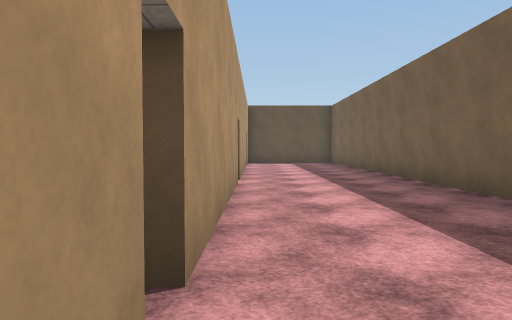
View 1 (above)

21 first-person views from a walk through a scene from a Unity 3-D project. The camera is 1.4 m above the floor, tilts 2° down and sees 70° across. The floor is counted in squares, 2 m on a side. Each view is taken from the middle of a square. On the plan, view 1 faces up. The plan holds only what a view shows up to about 11 squares ahead; the rest is blank. The place goes on beyond the plan. Some animated figures are left out. Surface patterns are stand-ins for the level's own textures.

View 2
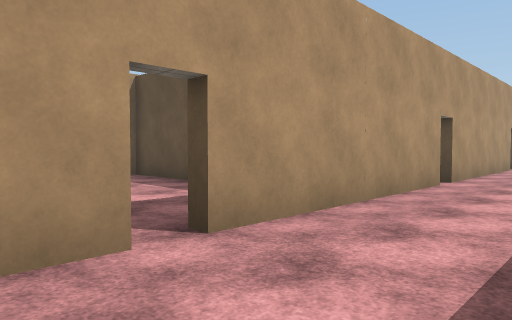

View 3
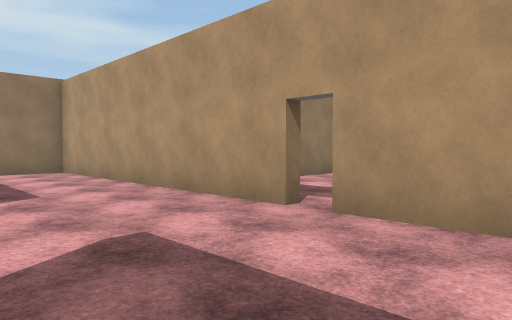

View 4
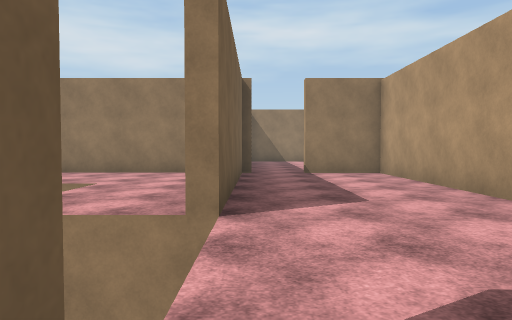

View 5
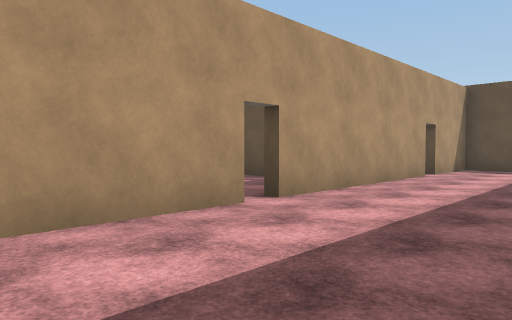

View 6
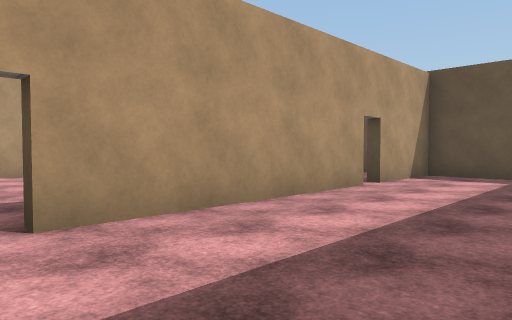

View 7
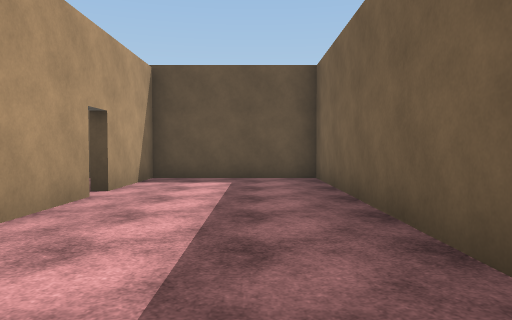

View 8
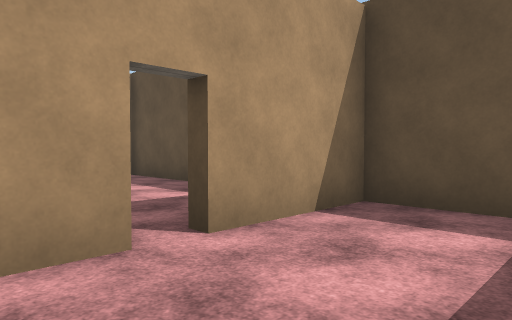

View 9
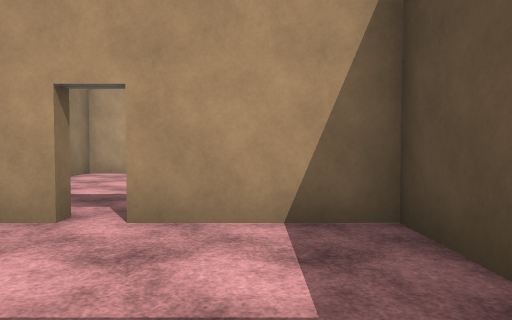

View 10
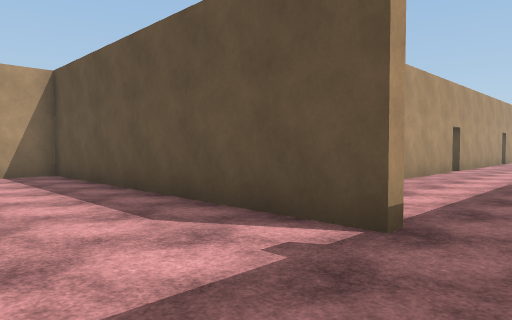

View 11
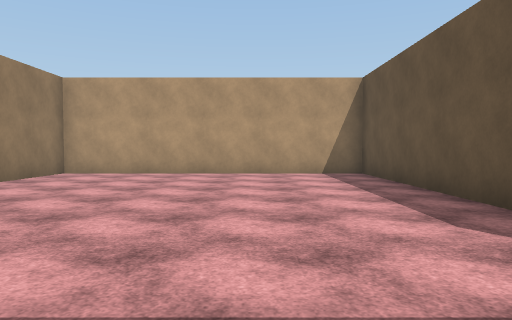

View 12
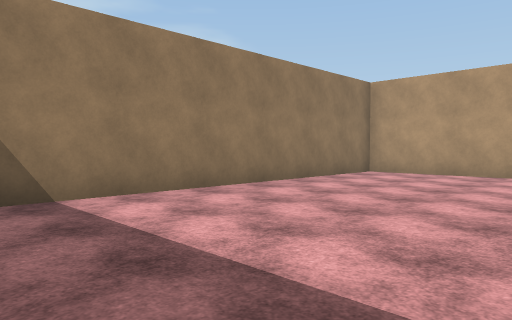

View 13
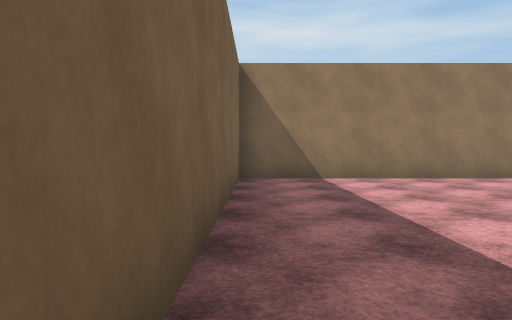

View 14
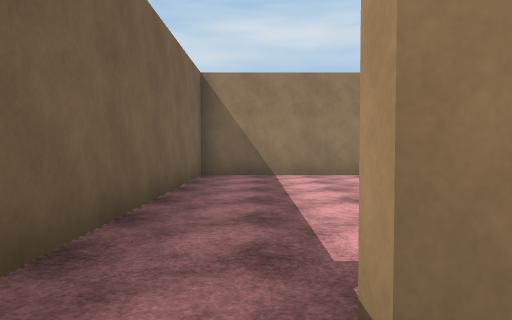

View 15
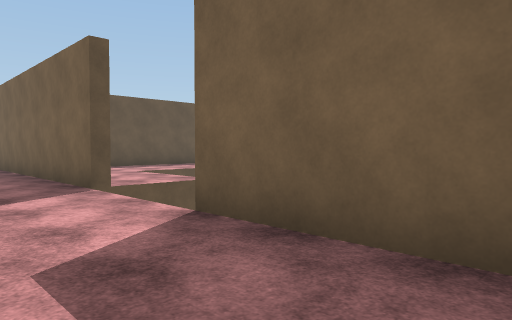

View 16
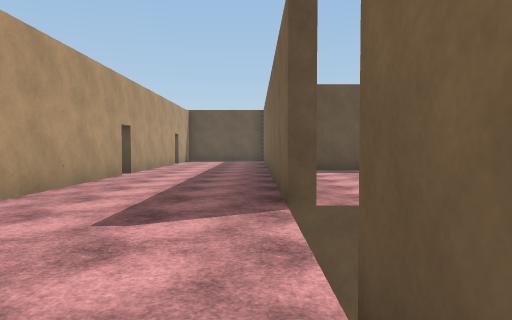

View 17
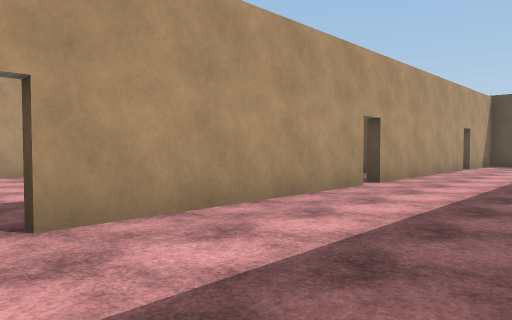

View 18
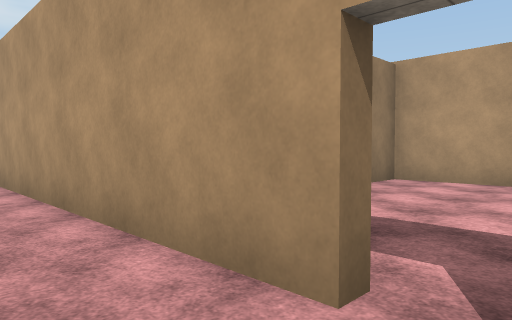

View 19
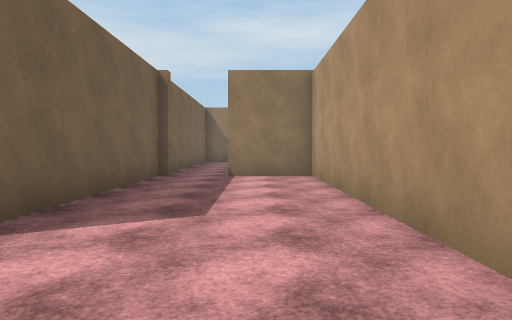

View 20
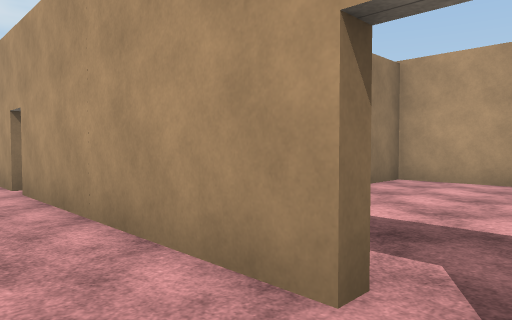

View 21
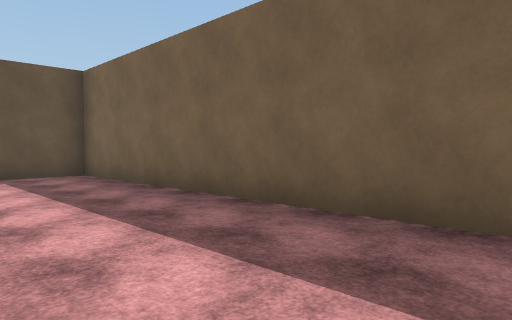

### Floor plan
Key: @ floor where view 1 was taken; # wall or solid block; x gap in a wall; . floor; = window, fence, low wall or low ledge; v drop or lower ground.
Columns run from 7 left of view 1 to 6 right of it. Each row starts with its distance up from view 1.
 17        ####
 16 #######....=
 15   ....#....=
 14     ..x....=
 13    ...x....=
 12  .....#....=
 11 ##   ##....=
 10 #######....=
  9 #.....#....=##
  8 # ....x....=.
  7 #.....x....=.
  6 #.....#....=.
  5 ###   #....=.v
  4 #     #....=.v
  3 #.....#....=.v
  2 # ....x....vv
  1 #.....x....
  0 #.....#@...
 -1 ####  #....xv
 -2 ##    #....=vv
 -3       #....=vv
 -4       #....=vv
 -5       #....=vv
 -6       #....=vv
 -7 #########..###
 -8 #..........=
 -9 #..........=
-10 #..........=
-11 #..........=
-12 #..........=
-13 #..........=
-14 #..........=
-15 #..........#
-16  ##########

Where each view was taken, in squares from view 1:
view 1: 0 up, 0 right, facing up
view 2: 0 up, 2 right, facing up-left
view 3: 4 up, 3 right, facing down-left
view 4: 3 up, 3 right, facing down
view 5: 4 up, 3 right, facing up-left
view 6: 7 up, 3 right, facing up-left
view 7: 8 up, 2 right, facing up
view 8: 12 up, 2 right, facing up-left
view 9: 15 up, 3 right, facing left
view 10: 10 down, 3 right, facing up-left
view 11: 10 down, 3 right, facing left
view 12: 10 down, 3 right, facing down-left
view 13: 7 down, 3 right, facing down
view 14: 6 down, 2 right, facing down
view 15: 4 down, 1 right, facing up-right
view 16: 2 down, 3 right, facing up
view 17: 1 up, 3 right, facing up-left
view 18: 2 up, 1 right, facing down-left
view 19: 2 up, 1 right, facing down
view 20: 8 up, 1 right, facing down-left
view 21: 7 up, 0 right, facing up-right
